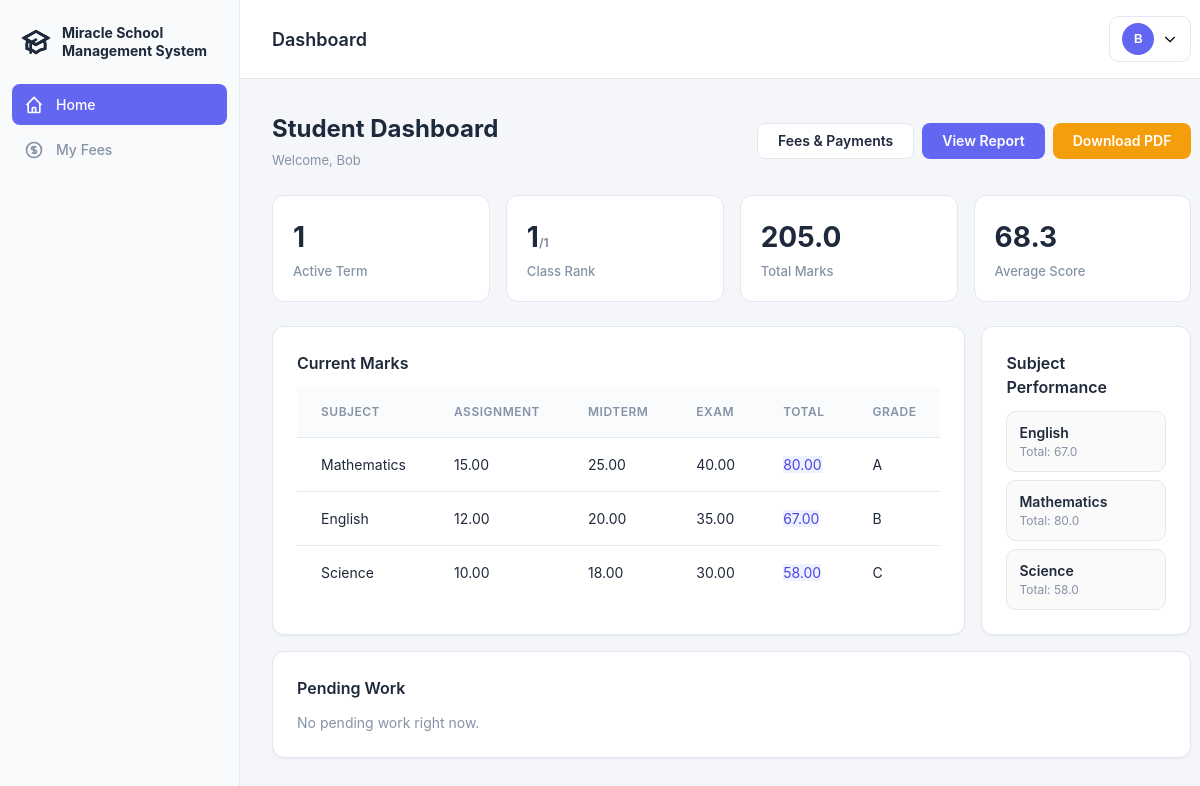
Page /student/dashboard/ (signed in) on the earlier database version.
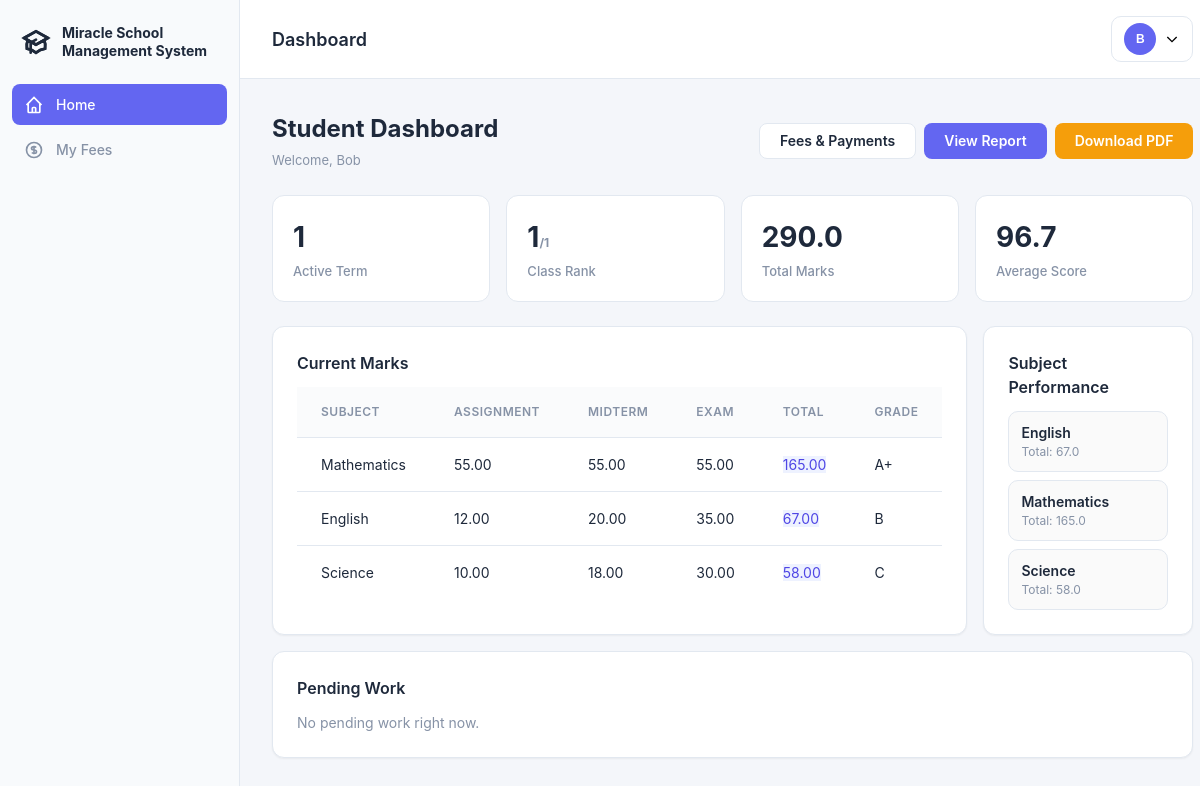
Same page on the later database version.
### school/models.py (models this page shows, shortened)
class Mark(models.Model):
    student = models.ForeignKey(Student, on_delete=models.CASCADE)
    subject = models.ForeignKey(Subject, on_delete=models.CASCADE)
    term = models.ForeignKey(Term, on_delete=models.CASCADE)
    class_assigned = models.ForeignKey(Class, on_delete=models.CASCADE)
    teacher = models.ForeignKey(Teacher, on_delete=models.SET_NULL, null=True)
    assignment_marks = models.DecimalField(max_digits=5, decimal_places=2,
                                          validators=[MinValueValidator(0), MaxValueValidator(20)],
                                          default=0)
    midterm_marks = models.DecimalField(max_digits=5, decimal_places=2,
                                       validators=[MinValueValidator(0), MaxValueValidator(30)],
                                       default=0)
    exam_marks = models.DecimalField(max_digits=5, decimal_places=2,
                                    validators=[MinValueValidator(0), MaxValueValidator(50)],
                                    default=0)
    total_marks = models.DecimalField(max_digits=5, decimal_places=2, default=0)
    grade = models.CharField(max_length=2, blank=True)
    created_at = models.DateTimeField(auto_now_add=True)
    updated_at = models.DateTimeField(auto_now=True)
    class Meta:
        db_table = 'marks'
        unique_together = ['student', 'subject', 'term', 'class_assigned']

class Subject(models.Model):
    name = models.CharField(max_length=100)
    code = models.CharField(max_length=10, unique=True)
    description = models.TextField(blank=True)
    class Meta:
        db_table = 'subjects'

### school/views.py (the view)
# urls.py: path('student/dashboard/', views.student_dashboard, name='student_dashboard'),
@login_required
@user_passes_test(is_student)
def student_dashboard(request):
    student = Student.objects.get(user=request.user)
    active_term = Term.objects.filter(is_active=True).first()
    current_marks = Mark.objects.filter(
        student=student,
        term=active_term
    ).select_related('subject', 'teacher') if active_term else []
    if active_term:
        overall_stats = current_marks.aggregate(
            total_marks=Sum('total_marks'),
            average_score=Avg('assignment_marks')  # placeholder, will fix below
        )
        total_marks_list = list(current_marks.values_list('total_marks', flat=True))
        if total_marks_list:
            overall_stats['average_score'] = sum(total_marks_list) / len(total_marks_list)
        else:
            overall_stats['average_score'] = 0
        subject_performance = current_marks.values(
            'subject__name'
        ).annotate(
            marks=Sum('total_marks'),
            assignments_done=Count('assignment_marks', filter=~Q(assignment_marks=0)),
            total_assignments=Count('assignment_marks'),
            exams_done=Count('exam_marks', filter=~Q(exam_marks=0)),
            total_exams=Count('exam_marks')
        )
        class_ranks = Mark.objects.filter(
            term=active_term,
            class_assigned=student.student_class
        ).values('student_id').annotate(
            avg_score=Avg('total_marks')
        ).order_by('-avg_score')
        student_rank = next(
            (i for i, x in enumerate(class_ranks, 1) if x['student_id'] == student.id),
            None
        )
        pending_work = current_marks.filter(
            Q(assignment_marks=0) | Q(exam_marks=0)
        ).values('subject__name', 'assignment_marks', 'exam_marks')
    else:
        overall_stats = None
        subject_performance = []
        student_rank = None
        pending_work = []
    context = {
        'student': student,
        'active_term': active_term,
        'current_marks': current_marks,
        'overall_stats': overall_stats,
        'subject_performance': subject_performance,
        'class_rank': student_rank,
        'total_students': student.student_class.student_set.count(),
        'pending_work': pending_work
    }
    return render(request, 'student/dashboard.html', context)

### school/views.py (called while the page is built)
def is_student(user):
    return user.user_type == 'student'

### school/templates/student/dashboard.html (shortened to what the changed rows need)
{% extends 'base_dashboard.html' %}
{% block content %}
  <div class="content-header">
    <div>
      <h1 class="content-title">Student Dashboard</h1>
    </div>
  </div>
  <div class="stats-grid">
    <div class="stat-card">
      <div class="stat-value">{% if overall_stats and overall_stats.total_marks %}{{ overall_stats.total_marks|floatformat:1 }}{% else %}0{% endif %}</div>
      <div class="stat-label">Total Marks</div>
    </div>
    <div class="stat-card">
      <div class="stat-value">{% if overall_stats %}{{ overall_stats.average_score|floatformat:1 }}{% else %}0{% endif %}</div>
      <div class="stat-label">Average Score</div>
    </div>
  </div>
  <div class="grid" style="display:grid;grid-template-columns:2fr 1fr;gap:16px">
    <div class="card">
      <table>
        <thead>
          <tr>
            <th>Subject</th>
            <th>Assignment</th>
            <th>Midterm</th>
            <th>Exam</th>
            <th>Total</th>
            <th>Grade</th>
          </tr>
        </thead>
        <tbody>
          {% for m in current_marks %}
            <tr>
              <td style="text-align:left">{{ m.subject.name }}</td>
              <td>{{ m.assignment_marks }}</td>
              <td>{{ m.midterm_marks }}</td>
              <td>{{ m.exam_marks }}</td>
              <td><span class="badge" style="background:#eef2ff;color:#4f46e5">{{ m.total_marks }}</span></td>
              <td>{{ m.grade }}</td>
            </tr>
          {% empty %}
            <tr><td colspan="6" style="text-align:center;color:var(--muted);padding:12px">No marks available for the active term.</td></tr>
          {% endfor %}
        </tbody>
      </table>
    </div>
    <div class="card">
      <div style="display:flex;gap:8px;flex-wrap:wrap">
        {% for s in subject_performance %}
          <div style="padding:10px 12px;border:1px solid var(--border);border-radius:10px;background:#fafafa;min-width:160px">
            <div style="font-weight:600;color:var(--text)">{{ s.subject__name }}</div>
            <div style="font-size:12px;color:var(--muted)">Total: {{ s.marks|floatformat:1 }}</div>
          </div>
        {% empty %}
          <div style="color:var(--muted)">No subject performance yet.</div>
        {% endfor %}
      </div>
    </div>
  </div>
{% endblock %}

Differences in the rows shown:
changed Mark "Mathematics": assignment_marks "15.00" → "55.00"; midterm_marks "25.00" → "55.00"; exam_marks "40.00" → "55.00"; total_marks "80.00" → "165.00"; grade "A" → "A+"
computed for Subject "Mathematics": marks "80.0" → "165.0"
Other differences:
{{ overall_stats.total_marks|floatformat:1 }}: "205.0" → "290.0"
{{ overall_stats.average_score|floatformat:1 }}: "68.3" → "96.7"
